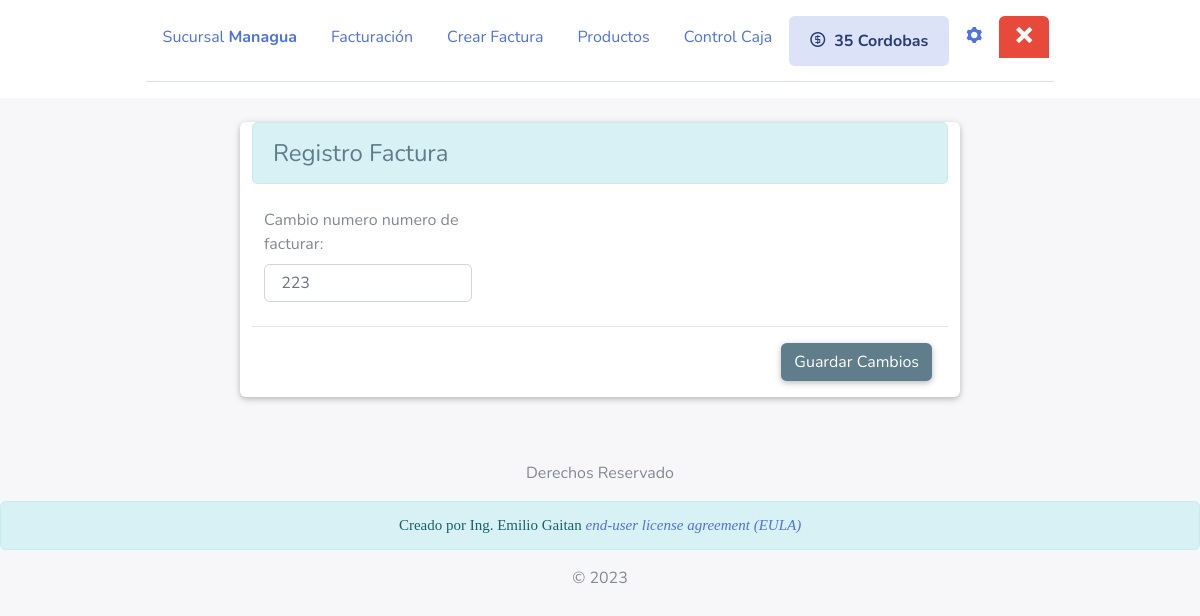
Before: /talonario_cambio.php (signed in) with the older database file.
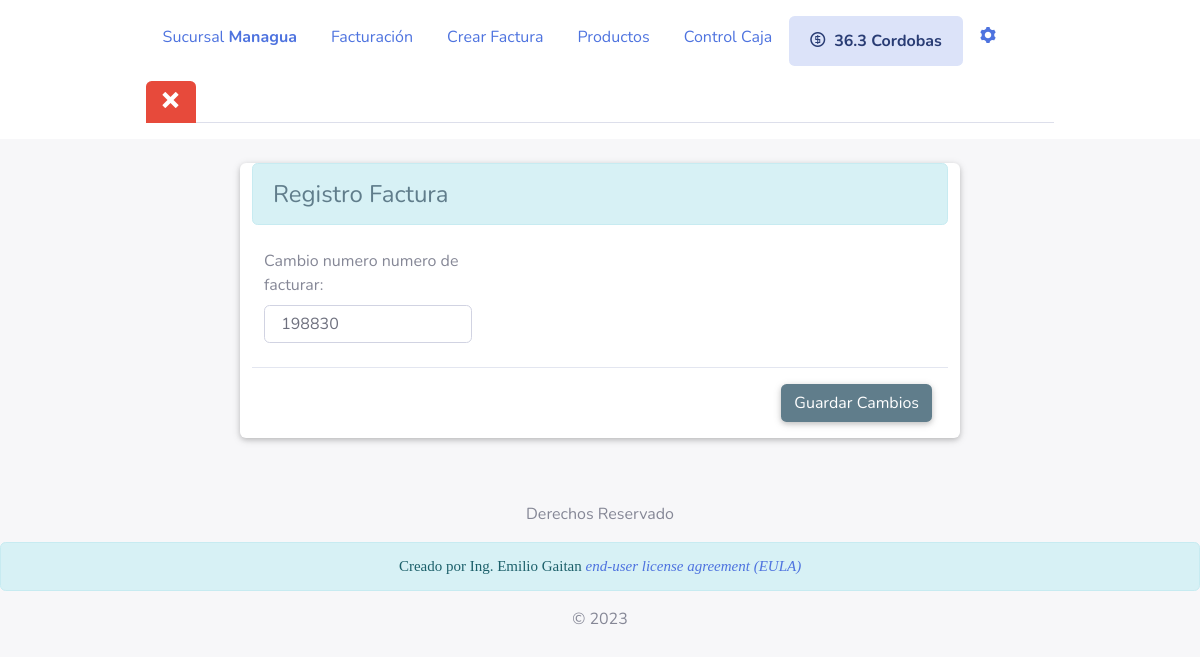
After: the same page with the newer database file.
### tables this page shows
CREATE TABLE `tasa` (
  `indcambio` int NOT NULL,
  `dolar` double DEFAULT NULL
);

CREATE TABLE `talonario` (
  `indtalonario` int NOT NULL,
  `numero` int NOT NULL,
  `indsucursal` int DEFAULT NULL,
  `indtemp` varchar(100) NOT NULL
);

### BD-Connection/datos_clientes.php (called while the page is built, shortened)
<?php
class datos_clientes
{
    public static function cambio_dolar($mysqli)
    {
        $result = $mysqli->query("SELECT * FROM `tasa`");
        $row = $result->fetch_array(MYSQLI_ASSOC);
        if (!empty($row)) {
            return $row["dolar"];
        } else {
            return "error";
        }
    }
    public static function cambio_do($indsucursal, $mysqli)
    {
        $result = $mysqli->query("SELECT * FROM `talonario` WHERE `indsucursal` = '$indsucursal'");
        $row = $result->fetch_array(MYSQLI_ASSOC);
        if (!empty($row)) {
            return $row["numero"];
        } else {
            return "error";
        }
    }
    public static function nombre_sucursal($indsucursal)
    {
        if ($indsucursal == "1") {
            return "Managua";
        }
        return 0;
    }
}

### talonario_cambio.php (the view, shortened to what this page needs)
<?php include "header/header.php";
?>
<div class="container z-depth-1 rounded white" style="width: 60%;border-radius: 6px">
        <h4 class="modal-title blue-grey-text alert alert-info">Registro Factura</h4>
    <br>
    <form action="<?php echo htmlspecialchars($_SERVER["PHP_SELF"]); ?>" method="post">
            <div class="control-pares col-md-4">
                <label for="" class="control-label">Cambio numero numero de facturar:</label>
                <input type="text" name="texttalonario" class="form-control" value=" <?php
                try{
                    if(!empty($_SESSION['sucursal'])){
                        $indsucursal=$_SESSION['sucursal'];
                        echo datos_clientes::cambio_do($indsucursal,$mysqli);
                    }
                }catch (Exception $e){
                }
                ?>" placeholder="Agregar numero de factura"  required>
            </div>
        <br>
        <div class="modal-footer">
            <input type="submit" value="Guardar Cambios" class="btn white-text blue-grey btn-primary"/>
        </div>
    </form>
</div>
<?php include "header/footer.php" ?>

### header/header.php (shortened to what this page needs)
<!DOCTYPE html>
<html lang="es">
<head>
    <link rel="stylesheet" href="assets/bootstrap/css/bootstrap.min.css">
    <link rel="stylesheet" href="assets/fonts/fontawesome-all.min.css">
    <link rel="stylesheet" href="assets/bootstrap/css/cssindex.css">
    <link rel="stylesheet" href="assets/icomoon/style.css">
    <link rel="stylesheet" href="assets/bootstrap/jquery-ui.css">
    <link rel="stylesheet" href="/resources/demos/style.css">
    <link rel="stylesheet" href="assets/animate/css/libs/animate.css">
</head>
<body style="background-color: rgb(247,247,249)" id="page-top">
<?php
include_once 'BD-Connection/conection.php';
include_once 'BD-Connection/datos_clientes.php';
if (!empty($_SESSION)) {
    try {
        $idsucursal = $_SESSION['sucursal'];
    } catch (Exception $e) {
    }
    $dolar = datos_clientes::cambio_dolar($mysqli);
}
?>
<div class="white rounded container-fluid center-block center" id="esconder_menu">
    <div style="padding: 1em;border-color: #2a96a5!important;" class="container">
        <ul class="nav nav-tabs" >
            <li class="nav-item text-uppercase">
                <a class="nav-link text-uppercase" href="#">Sucursal <b class="text-uppercase">
                        <?php if (!empty($_SESSION)) {
                            echo datos_clientes::nombre_sucursal($idsucursal);
                        } ?></b></a>
            </li>
            <li class="nav-item">
                <a class="nav-link" href="factura_dia.php">Facturación</a>
            </li>
            <li class="nav-item">
                <a class="nav-link" href="factura.php">Crear Factura</a>
            </li>
            <li class="nav-item">
                <a class="nav-link" href="productos.php">Productos</a>
            </li>
            <li class="nav-item">
                <a class="nav-link" href="reportes.php">Control Caja</a>
            </li>
            <li class="nav-item">
                <a class="nav-link alert alert-primary" href="#"><b> <i
                                class="icon-coin-dollar "> </i> <?php try { echo $dolar; } catch (Exception $e) {
                        }?> Cordobas</b></a>
            </li>
            <?php
            try {
                if (!empty($_SESSION['sucursal'])) {
                    if ($_SESSION['indempleado']=="1" or $_SESSION['indempleado']=="23") {
                        ?>
                        <li class="nav-item">
                            <a class="nav-link" href="panel_control.php"><i class="icon-cog" size="18dp"></i></a>
                        </li>
                        <?php
                    }
                    ?>
                    <li class="nav-item">
                        <a class="nav-link btn-danger white-text" href="temporal/cerrar_seccion.php"><i
                                    class="icon-cross"></i></a>
                    </li>
                    <?php
                }
            } catch (Exception $e) {
            }
            ?>
        </ul>
    </div>
</div>
<br>

Changed rows visible on the page:
changed tasa: dolar "35" → "36.3"
changed talonario: texttalonario "223" → "198830"
